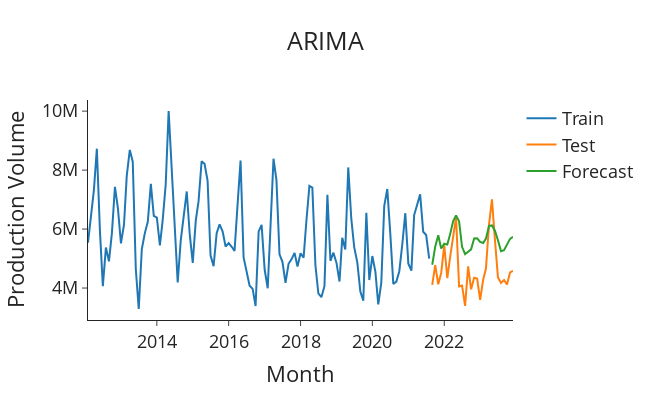

Notebook cell for this chart:
### Code cell
plot_forecasts(future_forecasts_original, 'ARIMA')
